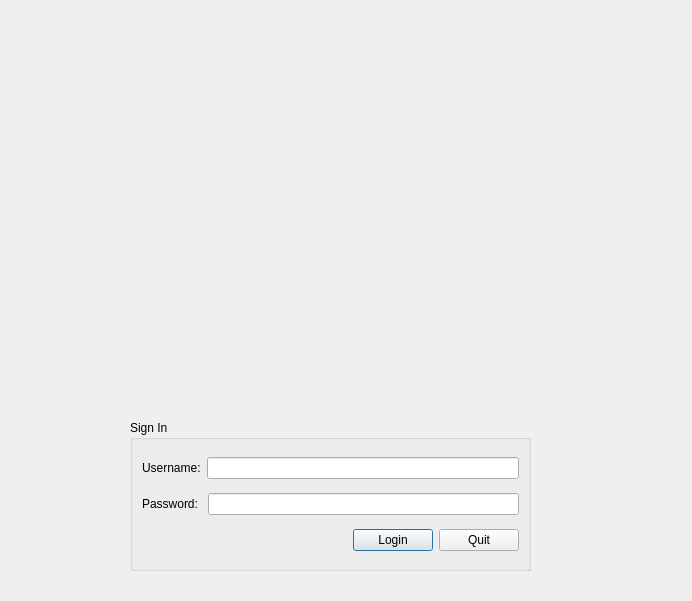
<?xml version="1.0" encoding="UTF-8"?>
<ui version="4.0">
 <class>LoginWindow</class>
 <widget class="QDialog" name="LoginWindow">
  <property name="geometry">
   <rect>
    <x>0</x>
    <y>0</y>
    <width>692</width>
    <height>601</height>
   </rect>
  </property>
  <property name="windowTitle">
   <string>Dialog</string>
  </property>
  <property name="styleSheet">
   <string notr="true">font: 25 italic 11pt &quot;Ubuntu Light&quot;;</string>
  </property>
  <widget class="QLabel" name="label_background">
   <property name="geometry">
    <rect>
     <x>0</x>
     <y>0</y>
     <width>691</width>
     <height>601</height>
    </rect>
   </property>
   <property name="styleSheet">
    <string notr="true">background-image: url(:/image/image/login_background.png);</string>
   </property>
   <property name="text">
    <string/>
   </property>
  </widget>
  <widget class="QGroupBox" name="groupBox">
   <property name="geometry">
    <rect>
     <x>130</x>
     <y>420</y>
     <width>401</width>
     <height>151</height>
    </rect>
   </property>
   <property name="title">
    <string>Sign In</string>
   </property>
   <layout class="QVBoxLayout" name="verticalLayout">
    <item>
     <layout class="QHBoxLayout" name="horizontalLayout_2">
      <item>
       <widget class="QLabel" name="label_username">
        <property name="text">
         <string>Username:</string>
        </property>
       </widget>
      </item>
      <item>
       <widget class="QLineEdit" name="lineEdit_username"/>
      </item>
     </layout>
    </item>
    <item>
     <layout class="QHBoxLayout" name="horizontalLayout">
      <item>
       <widget class="QLabel" name="label_password">
        <property name="text">
         <string>Password: </string>
        </property>
       </widget>
      </item>
      <item>
       <widget class="QLineEdit" name="lineEdit_password"/>
      </item>
     </layout>
    </item>
    <item>
     <layout class="QHBoxLayout" name="horizontalLayout_3">
      <item>
       <spacer name="horizontalSpacer">
        <property name="orientation">
         <enum>Qt::Horizontal</enum>
        </property>
        <property name="sizeHint" stdset="0">
         <size>
          <width>108</width>
          <height>20</height>
         </size>
        </property>
       </spacer>
      </item>
      <item>
       <widget class="QPushButton" name="pushButton_login">
        <property name="text">
         <string>Login</string>
        </property>
       </widget>
      </item>
      <item>
       <widget class="QPushButton" name="pushButton">
        <property name="text">
         <string>Quit</string>
        </property>
       </widget>
      </item>
     </layout>
    </item>
   </layout>
  </widget>
  <zorder>label_background</zorder>
  <zorder>pushButton</zorder>
  <zorder>pushButton_login</zorder>
  <zorder>groupBox</zorder>
 </widget>
 <resources/>
 <connections>
  <connection>
   <sender>pushButton</sender>
   <signal>clicked()</signal>
   <receiver>LoginWindow</receiver>
   <slot>close()</slot>
   <hints>
    <hint type="sourcelabel">
     <x>481</x>
     <y>544</y>
    </hint>
    <hint type="destinationlabel">
     <x>495</x>
     <y>620</y>
    </hint>
   </hints>
  </connection>
 </connections>
</ui>
